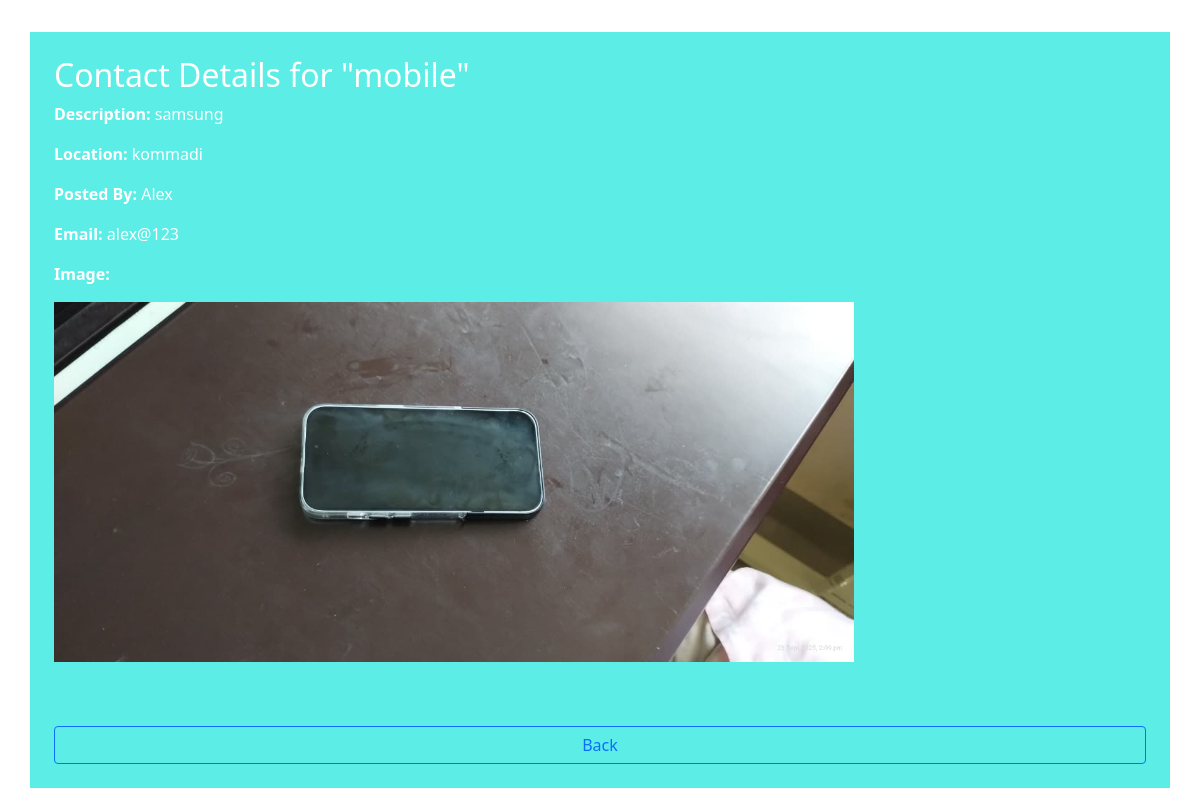
Screenshot of /finder/4/contact/ (signed in) with the database file from the repository.
### thegoodfind/models.py (models this page shows, shortened)
class Finder(models.Model):
    name = models.CharField(max_length=100)
    description = models.TextField()
    location = models.CharField(max_length=150)
    found_date = models.DateTimeField(null=True, blank=True)
    image = models.ImageField(upload_to='finder_images/', null=True, blank=True)
    created_at = models.DateTimeField(auto_now_add=True)
    posted_by = models.ForeignKey(
        User,
        on_delete=models.SET_NULL,
        null=True,
        blank=True,
        related_name="finder_items"
    )

### project/views.py (the view)
# urls.py: path('finder/<int:pk>/contact/', views.finder_contact, name='finder_contact'),
@login_required(login_url='login')
def finder_contact(request, pk):
    item = get_object_or_404(Finder, pk=pk)
    context = {
        "item": item,
        "poster_name": item.posted_by.username if item.posted_by else "Unknown",
        "poster_email": item.posted_by.email if item.posted_by else "Not available",
    }
    return render(request, "finder_contact.html", context)

### templates/finder_contact.html (shortened to what this page needs)
{% extends "index.html" %}
{% block content %}
<div class="container" style="margin-top: 2rem; background-color: rgb(91, 237, 230); padding: 2%; color: white;">
    <h2>Contact Details for "{{ item.name }}"</h2>
    <p><strong>Description:</strong> {{ item.description }}</p>
    <p><strong>Location:</strong> {{ item.location }}</p>
    {% if item.posted_by %}
        <p><strong>Posted By:</strong> {{ item.posted_by.username }}</p>
        <p><strong>Email:</strong> {{ item.posted_by.email }}</p>
    {% else %}
        <p><strong>Posted By:</strong> Not available</p>
        <p><strong>Email:</strong> Not available</p>
    {% endif %}
    {% if item.image %}
        <p><strong>Image:</strong></p>
        <img src="{{ item.image.url }}" alt="{{ item.name }}" style="max-width: 800px;"><br /><br /><br />
    {% endif %}
    <a href="javascript:history.back()" class="btn btn-outline-primary" style="margin: 1rem auto 0 auto; display: block;">Back</a>
</div>
{% endblock %}

### rows the page displays
Finder: name "mobile", description "samsung", location "kommadi", posted_by.username "Alex", posted_by.email "alex@123", image (picture)
